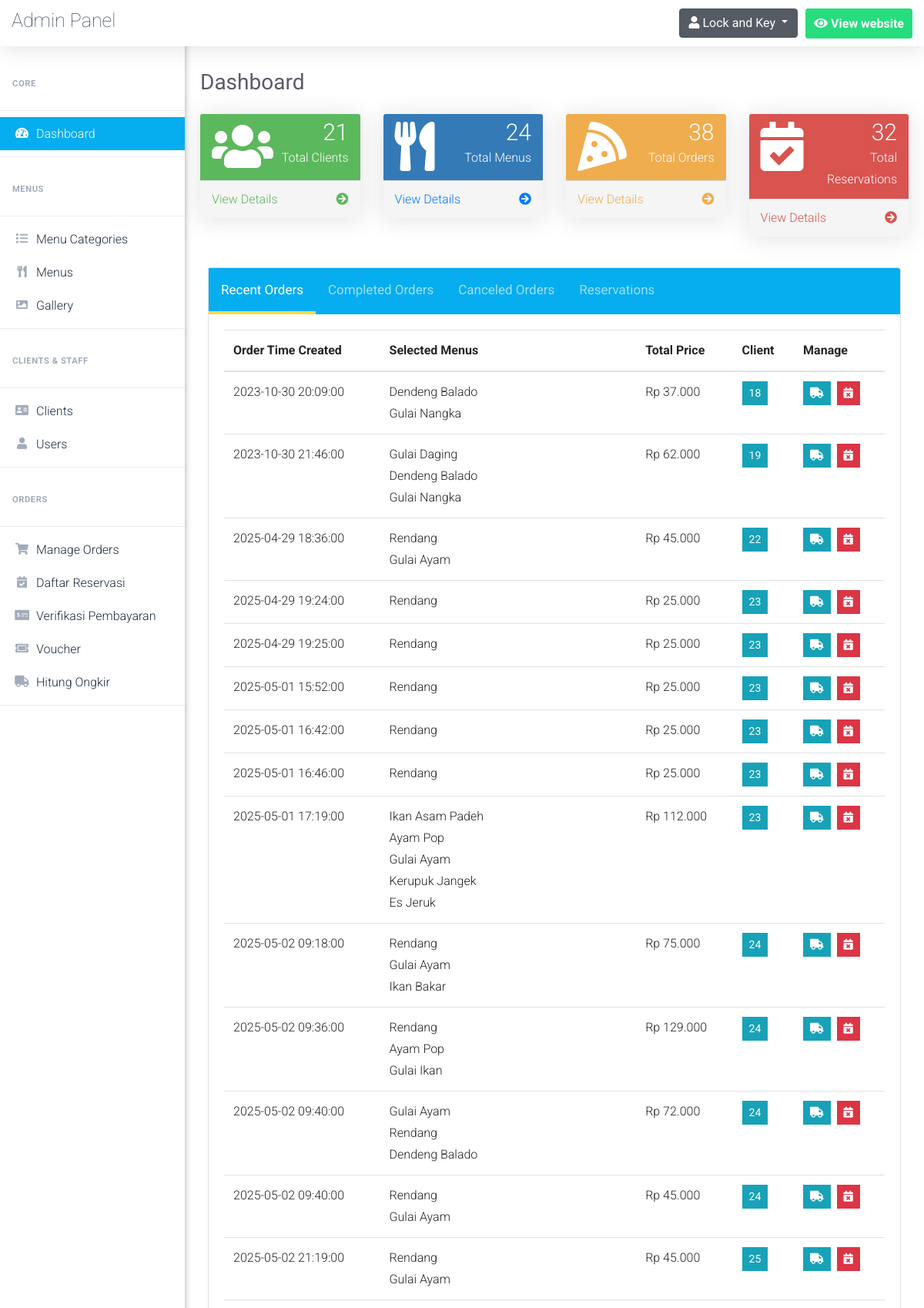
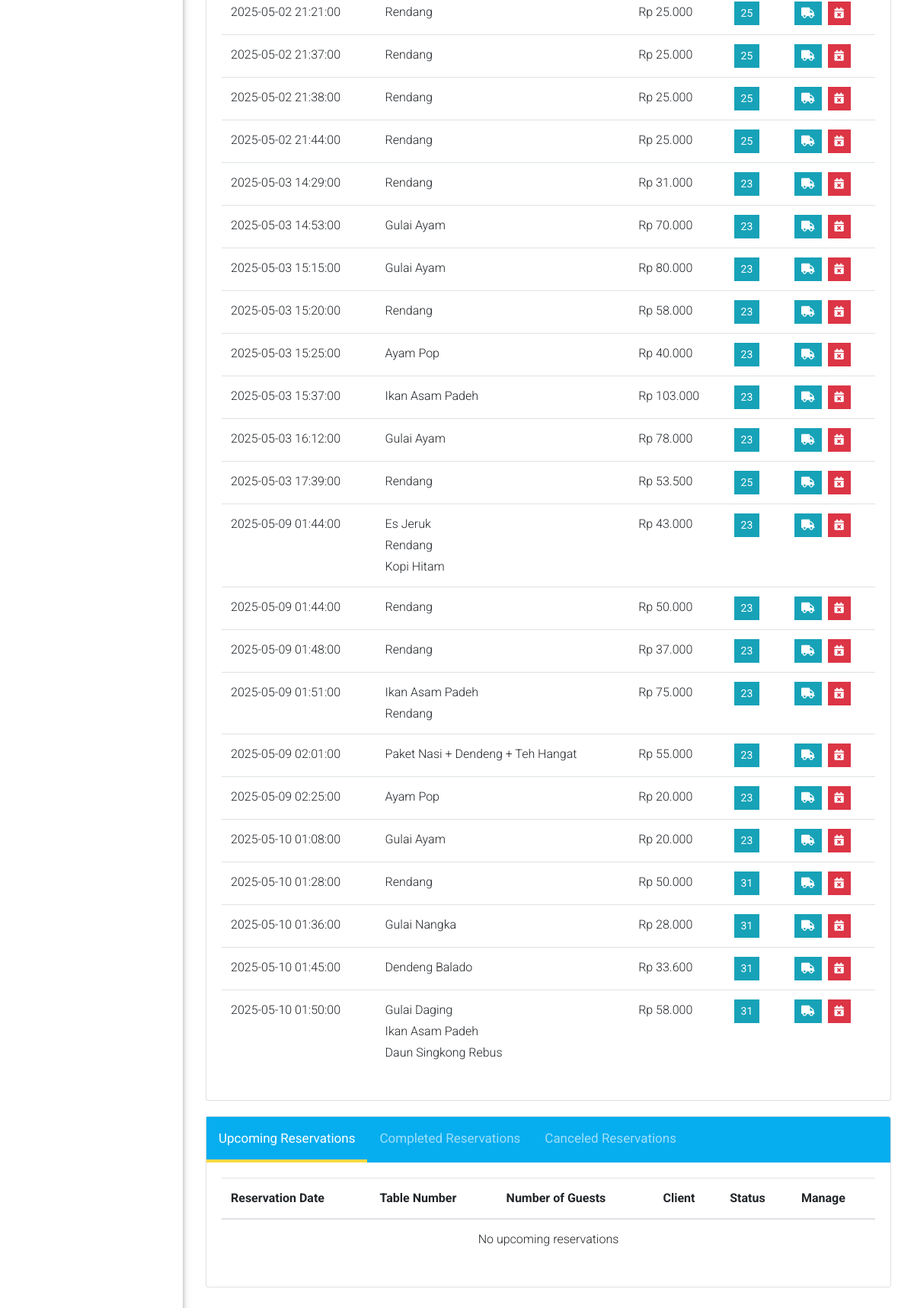
/admin/dashboard.php (signed in), run on the app's committed database (2 pictures, top to bottom).
### tables this page shows
CREATE TABLE `placed_orders` (
  `order_id` int(5) NOT NULL,
  `order_time` datetime NOT NULL,
  `client_id` int(5) NOT NULL,
  `reservation_id` int(5) DEFAULT NULL,
  `order_type` enum('delivery','dine_in') NOT NULL DEFAULT 'delivery',
  `delivery_address` varchar(255) NOT NULL,
  `delivered` tinyint(1) NOT NULL DEFAULT 0,
  `canceled` tinyint(1) NOT NULL DEFAULT 0,
  `cancellation_reason` varchar(255) DEFAULT NULL,
  `payment_token` varchar(255) DEFAULT NULL,
  `payment_method` varchar(50) DEFAULT NULL,
  `payment_status` enum('pending','menunggu-verifikasi','sukses','ditolak') DEFAULT 'pending',
  `payment_proof` varchar(255) DEFAULT NULL,
  `payment_notes` text DEFAULT NULL,
  `total_amount` decimal(10,2) NOT NULL DEFAULT 0.00,
  `shipping_cost` decimal(10,2) NOT NULL DEFAULT 0.00,
  `shipping_status` enum('pending','calculated','confirmed') NOT NULL DEFAULT 'pending',
  `shipping_notes` text DEFAULT NULL,
  `order_status` enum('Menunggu','Sedang Diproses','Terkirim','Dibatalkan') DEFAULT 'Menunggu',
  `city` varchar(50) DEFAULT NULL,
  `postal_code` varchar(10) DEFAULT NULL,
  `order_notes` text DEFAULT NULL
);

CREATE TABLE `clients` (
  `client_id` int(5) NOT NULL,
  `client_name` varchar(50) NOT NULL,
  `client_phone` varchar(50) NOT NULL,
  `client_email` varchar(100) NOT NULL,
  `client_city` varchar(50) DEFAULT NULL,
  `client_postal_code` varchar(10) DEFAULT NULL
);

### admin/dashboard.php (the view, shortened to what the rows shown need)
<?php
    include 'connect.php';
    include 'Includes/templates/header.php';
    if(isset($_SESSION['username_restaurant_qRewacvAqzA']) && isset($_SESSION['password_restaurant_qRewacvAqzA']))
    {
    	include 'Includes/templates/navbar.php';
    	?>
            <div class="card" style = "margin: 20px 10px">
                <div class="card-body">
                    <div class='responsive-table'>
                        <table class="table X-table tabcontent_orders" id="recent_orders" style="display:table">
                            <thead>
                                <tr>
                                    <th>
                                        Order Time Created
                                    </th>
                                    <th>
                                        Selected Menus
                                    </th>
                                    <th>
                                        Total Price
                                    </th>
                                    <th>
                                        Client
                                    </th>
                                    <th>
                                        Manage
                                    </th>
                                </tr>
                            </thead>
                            <tbody>
                                <?php
                                    $stmt = $con->prepare("SELECT *
                                                    FROM placed_orders po , clients c
                                                    where
                                                        po.client_id = c.client_id
                                                    and canceled = 0
                                                    and delivered = 0
                                                    order by order_time;
                                                    ");
                                    $stmt->execute();
                                    $placed_orders = $stmt->fetchAll();
                                    $count = $stmt->rowCount();
                                    if($count == 0)
                                    {
                                        echo "<tr>";
                                            echo "<td colspan='5' style='text-align:center;'>";
                                                echo "List of your recent orders will be presented here";
                                            echo "</td>";
                                        echo "</tr>";
                                    }
                                    else
                                    {
                                        foreach($placed_orders as $order)
                                        {
                                            echo "<tr>";
                                                echo "<td>";
                                                    echo $order['order_time'];
                                                echo "</td>";
                                                echo "<td>";
                                                    $stmtMenus = $con->prepare("SELECT menu_name, quantity, menu_price
                                                            from menus m, in_order in_o
                                                            where m.menu_id = in_o.menu_id
                                                            and order_id = ?");
                                                    $stmtMenus->execute(array($order['order_id']));
                                                    $menus = $stmtMenus->fetchAll();
                                                    $total_price = 0;
                                                    foreach($menus as $menu)
                                                    {
                                                        echo "<span style = 'display:block'>".$menu['menu_name']."</span>";
                                                        $total_price += ($menu['menu_price']*$menu['quantity']);
                                                    }
                                                echo "</td>";
                                                echo "<td>";
                                                $total_with_shipping = ($total_price * 1000) + $order['shipping_cost'];
                                                echo "Rp " . number_format($total_with_shipping, 0, ',', '.');
                                                echo "</td>";
                                                echo "<td>";
                                                    ?>
                                                        <button class="btn btn-info btn-sm rounded-0" type="button" data-toggle="modal" data-target="#<?php echo "client_".$order['client_id']; ?>" data-placement="top">
                                                            <?php echo $order['client_id']; ?>
                                                        </button>
                                                    <?php
                                                echo "</td>";
                                                echo "<td>";
                                                    $cancel_data = "cancel_order".$order["order_id"];
                                                    $deliver_data = "deliver_order".$order["order_id"];
                                                    ?>
                                                    <ul class="list-inline m-0">
                                                        <li class="list-inline-item" data-toggle="tooltip" title="Deliver Order">
                                                            <button class="btn btn-info btn-sm rounded-0" type="button" data-toggle="modal" data-target="#<?php echo $deliver_data; ?>" data-placement="top">
                                                                <i class="fas fa-truck"></i>
                                                            </button>
                                                        </li>
                                                        <li class="list-inline-item" data-toggle="tooltip" title="Cancel Order">
                                                            <button class="btn btn-danger btn-sm rounded-0" type="button" data-toggle="modal" data-target="#<?php echo $cancel_data; ?>" data-placement="top">
                                                                <i class="fas fa-calendar-times"></i>
                                                            </button>
                                                        </li>
                                                    </ul>
                                                    <?php
                                                echo "</td>";
                                            echo "</tr>";
                                        }
                                    }
                                ?>
                            </tbody>
                        </table>
                    </div>
                </div>
            </div>
            <div class="card" style = "margin: 20px 10px">
                <div class="card-body">
                    <div class='responsive-table'>
                        <table class="table X-table tabcontent_reservations" id="upcoming_reservations" style="display:table">
                            <thead>
                                <tr>
                                    <th>Reservation Date</th>
                                    <th>Table Number</th>
                                    <th>Number of Guests</th>
                                    <th>Client</th>
                                    <th>Status</th>
                                    <th>Manage</th>
                                </tr>
                            </thead>
                        </table>
                    </div>
                </div>
            </div>
        <?php
    	include 'Includes/templates/footer.php';
    }
    else
    {
    	header("Location: index.php");
    	exit();
    }
?>

### data on the page
placed_orders: order_time "2023-10-30 20:09:00", menu_name "Dendeng Balado", menu_name "Gulai Nangka", shipping_cost "37.000", client.client_id "18"
placed_orders: order_time "2023-10-30 21:46:00", menu_name "Gulai Daging", menu_name "Dendeng Balado", menu_name "Gulai Nangka", shipping_cost "62.000", client.client_id "19"
placed_orders: order_time "2025-04-29 18:36:00", menu_name "Rendang", menu_name "Gulai Ayam", shipping_cost "45.000", client.client_id "22"
placed_orders: order_time "2025-04-29 19:24:00", menu_name "Rendang", shipping_cost "25.000", client.client_id "23"
placed_orders: order_time "2025-04-29 19:25:00", menu_name "Rendang", shipping_cost "25.000", client.client_id "23"
placed_orders: order_time "2025-05-01 15:52:00", menu_name "Rendang", shipping_cost "25.000", client.client_id "23"
placed_orders: order_time "2025-05-01 16:42:00", menu_name "Rendang", shipping_cost "25.000", client.client_id "23"
placed_orders: order_time "2025-05-01 16:46:00", menu_name "Rendang", shipping_cost "25.000", client.client_id "23"
placed_orders: order_time "2025-05-01 17:19:00", menu_name "Ikan Asam Padeh", menu_name "Ayam Pop", menu_name "Gulai Ayam", menu_name "Kerupuk Jangek", menu_name "Es Jeruk", shipping_cost "112.000", client.client_id "23"
placed_orders: order_time "2025-05-02 09:18:00", menu_name "Rendang", menu_name "Gulai Ayam", menu_name "Ikan Bakar", shipping_cost "75.000", client.client_id "24"
placed_orders: order_time "2025-05-02 09:36:00", menu_name "Rendang", menu_name "Ayam Pop", menu_name "Gulai Ikan", shipping_cost "129.000", client.client_id "24"
placed_orders: order_time "2025-05-02 09:40:00", menu_name "Gulai Ayam", menu_name "Rendang", menu_name "Dendeng Balado", shipping_cost "72.000", client.client_id "24"
placed_orders: order_time "2025-05-02 09:40:00", menu_name "Rendang", menu_name "Gulai Ayam", shipping_cost "45.000", client.client_id "24"
placed_orders: order_time "2025-05-02 21:19:00", menu_name "Rendang", menu_name "Gulai Ayam", shipping_cost "45.000", client.client_id "25"
placed_orders: order_time "2025-05-02 21:21:00", menu_name "Rendang", shipping_cost "25.000", client.client_id "25"
placed_orders: order_time "2025-05-02 21:37:00", menu_name "Rendang", shipping_cost "25.000", client.client_id "25"
placed_orders: order_time "2025-05-02 21:38:00", menu_name "Rendang", shipping_cost "25.000", client.client_id "25"
placed_orders: order_time "2025-05-02 21:44:00", menu_name "Rendang", shipping_cost "25.000", client.client_id "25"
placed_orders: order_time "2025-05-03 14:29:00", menu_name "Rendang", shipping_cost "31.000", client.client_id "23"
placed_orders: order_time "2025-05-03 14:53:00", menu_name "Gulai Ayam", shipping_cost "70.000", client.client_id "23"
placed_orders: order_time "2025-05-03 15:15:00", menu_name "Gulai Ayam", shipping_cost "80.000", client.client_id "23"
placed_orders: order_time "2025-05-03 15:20:00", menu_name "Rendang", shipping_cost "58.000", client.client_id "23"
placed_orders: order_time "2025-05-03 15:25:00", menu_name "Ayam Pop", shipping_cost "40.000", client.client_id "23"
placed_orders: order_time "2025-05-03 15:37:00", menu_name "Ikan Asam Padeh", shipping_cost "103.000", client.client_id "23"
placed_orders: order_time "2025-05-03 16:12:00", menu_name "Gulai Ayam", shipping_cost "78.000", client.client_id "23"
placed_orders: order_time "2025-05-03 17:39:00", menu_name "Rendang", shipping_cost "53.500", client.client_id "25"
placed_orders: order_time "2025-05-09 01:44:00", menu_name "Es Jeruk", menu_name "Rendang", menu_name "Kopi Hitam", shipping_cost "43.000", client.client_id "23"
placed_orders: order_time "2025-05-09 01:44:00", menu_name "Rendang", shipping_cost "50.000", client.client_id "23"
placed_orders: order_time "2025-05-09 01:48:00", menu_name "Rendang", shipping_cost "37.000", client.client_id "23"
placed_orders: order_time "2025-05-09 01:51:00", menu_name "Ikan Asam Padeh", menu_name "Rendang", shipping_cost "75.000", client.client_id "23"
placed_orders: order_time "2025-05-09 02:01:00", menu_name "Paket Nasi + Dendeng + Teh Hangat", shipping_cost "55.000", client.client_id "23"
placed_orders: order_time "2025-05-09 02:25:00", menu_name "Ayam Pop", shipping_cost "20.000", client.client_id "23"
placed_orders: order_time "2025-05-10 01:08:00", menu_name "Gulai Ayam", shipping_cost "20.000", client.client_id "23"
placed_orders: order_time "2025-05-10 01:28:00", menu_name "Rendang", shipping_cost "50.000", client.client_id "31"
placed_orders: order_time "2025-05-10 01:36:00", menu_name "Gulai Nangka", shipping_cost "28.000", client.client_id "31"
placed_orders: order_time "2025-05-10 01:45:00", menu_name "Dendeng Balado", shipping_cost "33.600", client.client_id "31"
placed_orders: order_time "2025-05-10 01:50:00", menu_name "Gulai Daging", menu_name "Ikan Asam Padeh", menu_name "Daun Singkong Rebus", shipping_cost "58.000", client.client_id "31"

### other printed values
$pageTitle "Dashboard"
countItems("client_id","clients") "21"
countItems("menu_id","menus") "24"
countItems("order_id","placed_orders") "38"
countItems("reservation_id","reservations") "32"
